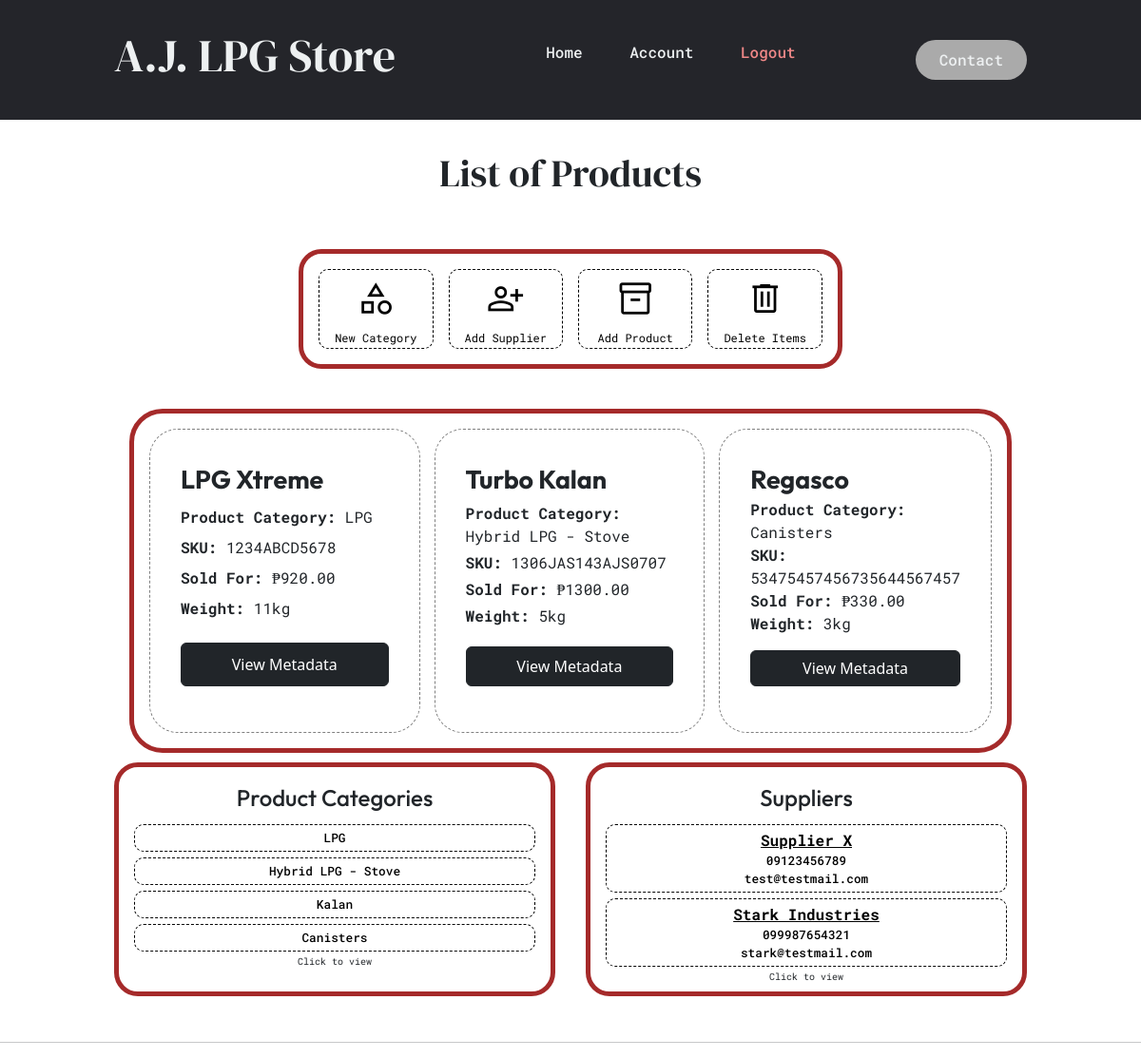
Screenshot of /products/ with the database file from the repository.
### home/models.py (models this page shows, shortened)
class Product(models.Model):
    product_name = models.CharField(max_length=255,default="Product 1",help_text="Official product name")
    description = models.TextField(help_text="Tell something about the product.")
    SKU = models.CharField(max_length=50, unique=True, help_text="SKU is a unique ID given mainly by manufacturers. Check the Unit or Documents if SKU is present.")
    category = models.OneToOneField(Category, related_name="products", on_delete=models.SET_NULL, null=True)
    weight = models.DecimalField(max_digits=10, decimal_places=2, null=True, blank=True)
    image = models.ImageField(upload_to='product_images/', null=True, blank=True)
    expiry_date = models.DateField(default=timezone.now,null=True, blank=True, help_text="YYYY-MM-DD (Leave Blank if N/A)")
    notes = models.TextField(null=True, blank=True)
    cost_price = models.DecimalField(max_digits=10, decimal_places=2, null=True, blank=True)
    selling_price = models.DecimalField(max_digits=10, decimal_places=2, null=True, blank=True)
    discount = models.DecimalField(max_digits=5, decimal_places=2, null=True, blank=True)

class Category(models.Model):
    category = models.CharField(max_length=50)
    def __str__(self):
        return self.category
    class Meta:
        verbose_name_plural = "Categories"

class Supplier(models.Model):
    name = models.CharField(max_length=255)
    contact = models.CharField(max_length=255)
    email = models.CharField(max_length=255, null=True, blank=True)
    website = models.CharField(max_length=255, null=True, blank=True)
    supplier_code = models.CharField(max_length=50, unique=True, editable=False)

### home/views.py (the view)
# urls.py: path('products/', views.add_product, name="mngr-products"),
def add_product(request):
    vars = {}
    vars["products"] = models.Product.objects.all()
    vars["product_number"] = models.Product.objects.count()
    vars["categories"] = models.Category.objects.all()
    vars["category_numbers"] = models.Category.objects.count()
    vars["suppliers"] = models.Supplier.objects.all()
    vars["supplier_numbers"] = models.Supplier.objects.count()
    return render(request, "blocks/productpage_blocks.html", vars)

### home/templates/blocks/productpage_blocks.html (shortened to what this page needs)
{% extends "home/add_product.html" %}
{% block product_navbar %}
{% include "chunks/navbar.html" %}
{% endblock %}
{% block list_products %}
    {% include "chunks/products_tools.html" %}
    {% if product_number == 0 %}
        {% include "chunks/products_noneview.html" %}
        {% include "chunks/products_tools.html" %}
    {% else %}
            <div class="p_wrapper">
                {% for item in products %}
                <div class="p_container">
                    <p class="pname">{{ item.product_name }}</p>
                    <p class="category"><span>Product Category:</span> {{ item.category }}</p>
                    <p class="SKU"><span>SKU:</span> {{ item.SKU }}</p>
                    <p class="selling_p"><span>Sold For:</span> &#x20B1;{{ item.selling_price }}</p>
                    <p class="weight"><span>Weight:</span> {{ item.weight|floatformat:0 }}kg</p>
                    <button type="button" class="btn btn-dark" data-bs-toggle="modal" data-bs-target="#exampleModal{{ item.id }}">
                        View Metadata
                    </button>
                </div>
            {% endfor %}
            </div>
    {% endif %}
{% endblock %}
{% block view_others %}
<div class="wrapper_cat_supp">
    <div class="category_view">
        {% if category_numbers == 0 %}
            <h1>No product category created</h1>
        {% else %}
            <h2 class="section_title">Product Categories</h2>
            {% for cat in categories %}
                <div class="cat_wrap">
                    <a href="{% url 'edit_product' pk=cat.pk %}?formID=category"><p class="content">{{ cat.category }}</p></a>
                </div>
            {% endfor %}
            <small style="font-size: 10px;">Click to view</small>
        {%endif %}
    </div>
    <div class="supplier_view">
        {% if supplier_numbers == 0 %}
            <h1>No Suppliers Created</h1>
        {% else %}
            <h2 class="section_title">Suppliers</h2>
            {% for sup in suppliers %}
                <div class="sup_wrap">
                    <a href="{% url 'edit_product' pk=sup.pk %}?formID=supplier"><p class="content">{{ sup.name }}</p></a>
                    <a href="{% url 'edit_product' pk=sup.pk %}?formID=supplier"><p class="content">{{ sup.contact }}</p></a>
                    <a href="{% url 'edit_product' pk=sup.pk %}?formID=supplier"><p class="content">{{ sup.email }}</p></a>
                </div>
            {% endfor %}
            <small style="font-size: 10px;">Click to view</small>
        {%endif %}
    </div>
</div>
{% endblock %}

### home/static/css/navbar.css (style rules this page uses)
:root { --global-font-style-navbar-menu: "Roboto Mono"; --global-font-style-navbar-title: "DM Serif Display"; --global-font-style-navbar-section-title: "Outfit"; }

### home/static/css/product_view.css (style rules this page uses)
:root { --global-font-style-navbar-menu: "Roboto Mono"; --global-font-style-navbar-title: "DM Serif Display"; --global-font-style-navbar-section-title: "Outfit"; }
.product_cont > p , small, h2 { font-family: var(--global-font-style-navbar-menu); margin: 0; text-align: center; }
.p_wrapper { display: grid; grid-template-columns: repeat(3, 1fr); grid-template-rows: auto; gap: 15px; padding: 1rem; border: 5px solid brown; border-radius: 35px; }
.wrapper_cat_supp { display: grid; grid-template-columns: repeat(2,1fr); gap: 2rem; width: 80dvw; }
.wrapper_cat_supp > div { display: flex; flex-direction: column; border: 5px solid brown; border-radius: 25px ; padding: 0.5rem 1rem; }
.category_view { display: flex; flex-direction: column; justify-content: flex-start; align-items: center; }
.category_view > h2, .supplier_view > h2 { font-size: 1.5rem; font-family: var(--global-font-style-navbar-section-title); margin: 10px; }
.cat_wrap, .sup_wrap { display: block; margin: 3px; padding: 4px; width: 100%; border: 1px dashed black; border-radius: 10px; transition: all 0.5s ease; }
.cat_wrap > a , .sup_wrap > a { display: block; text-decoration: none; font-family: var(--global-font-style-navbar-menu); font-weight: bold; text-align: center; }
.cat_wrap > a > p, .sup_wrap > a > p { color: black; margin: 0; font-weight: 500; font-size: 0.8rem; }
.supplier_view { display: flex; flex-direction: column; justify-content: flex-start; align-items: center; }
.sup_wrap > a:nth-child(1) > p { font-size: 1rem; font-weight: bold; text-decoration: underline; }

### home/static/css/product_list.css (style rules this page uses)
:root { --global-font-style-navbar-menu: "Roboto Mono"; --global-font-style-navbar-title: "DM Serif Display"; --global-font-style-navbar-section-title: "Outfit"; }
.p_container { display: grid; flex-direction: column; border-radius: 30px; padding: 2rem; border: 1px dashed grey; }
.p_container > p { margin: 0; font-family: var(--global-font-style-navbar-menu); }
.p_container > p.pname { font-family: var(--global-font-style-navbar-section-title); font-size: clamp(0.9rem, 1.3rem + .5dvw, 2rem); font-weight: bold; }
.p_container > p > span { font-weight: bold; }
.p_container > button { margin: 1rem 0; }

### rows the page displays
Product: product_name "LPG Xtreme", category "LPG", SKU "1234ABCD5678", selling_price "920.00", weight "11"
Product: product_name "Turbo Kalan", category "Hybrid LPG - Stove", SKU "1306JAS143AJS0707", selling_price "1300.00", weight "5"
Product: product_name "Regasco", category "Canisters", SKU "53475457456735644567457", selling_price "330.00", weight "3"
Category: category "LPG"
Category: category "Hybrid LPG - Stove"
Category: category "Kalan"
Category: category "Canisters"
Supplier: name "Supplier X", contact "09123456789", email "test@testmail.com"
Supplier: name "Stark Industries", contact "099987654321", email "stark@testmail.com"
